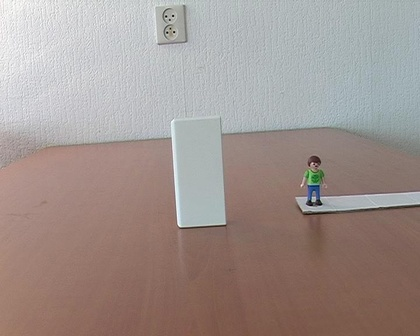
%> input picture Lab3/person_toy/00000001.jpg, 420 x 336 px, shrunk from 720 x 576 before the run
$ octave demo_copy.m   (GNU Octave 9; MATLAB toolbox functions it lacks are replaced by stand-ins)
%> lines starting %> are read from the running program, lines starting %| are printed output that depends on the picture; in (x1, y1, x2, y2) boxes, pixels count from 0 and x2, y2 are one past the last pixel; in counts of white or black regions, pixels touching at a corner belong together; the program's own positions count from 1
### Lab3/harris_corner_detector.m
function [corners] = harris_corner_detector(img_path, blur_level, threshold, rotate, strength)
%> called with img_path = 'person_toy/00000001.jpg', blur_level = 3, threshold = 143, rotate = 0, strength = 3
% imgRGB = imread("pingpong/0000.jpeg");
imgRGB = imread(img_path);
%> imgRGB is the input picture: size 336x420x3 uint8; mean R, G, B 160.2, 147.3, 142.8
imgRGB = imrotate(imgRGB,rotate);

img = im2double(imgRGB);

img = imgaussfilt(img,blur_level);

img = rgb2gray(img);
%> img: size 336x420 double

corners = [];
% Calculate the direction both directions.

Ix = edge(img,'sobel','vertical');
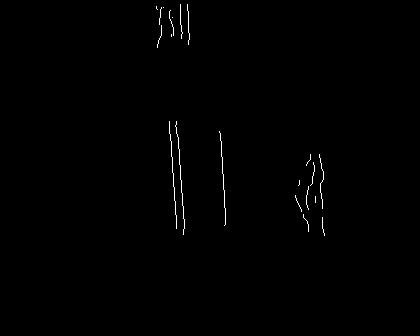
%> Ix: size 336x420 logical; 0.46% white in thin lines or dots, all inside (x1, y1, x2, y2) = (156, 4, 325, 236)

Ix = Ix.*5;

Iy = edge(img,'sobel','horizontal');
%> Iy: size 336x420 logical; 0.6% white in thin lines or dots, all inside (x1, y1, x2, y2) = (4, 5, 420, 227)

Iy = Iy.*5;

figure
subplot(2,2,1);
imshow(Ix);
title('Image derivatives Ix');

subplot(2,2,2);
imshow(Iy);
title('Image derivatives Iy');

G = fspecial('gaussian').*strength;
[Gx,Gy] = gradient(G);

% Aplify the gradient to get more signal
A =  conv2(Ix.^ 2, Gx,'same' );  % x_gradient.^2;
C =  conv2(Iy.^ 2, Gy,'same' );  % x_gradient.*y_gradient;
B =  conv2(Ix.* Iy ,G, 'same');

% Compute the sum of products ie smoothing

H = (A.*C - B.^2) - 0.04*((A+C).^2);

% Check for the Non-max suppression.

[row, column] = size(H);
%> row = 336; column = 420

% Plot fighures


subplot(2,2,[3,4]);
imshow(imgRGB);
title('Original image and detected corners');
hold on
for x = 3:row-2
    for y= 3:column-2
        % Appy Non-maximum suppression with 24 neighbours(5*5 window) around each pixel.
        if H(x,y)>0
            point1 = H(x-1,y-1);
            point2 = H(x,y-1);
            point3 = H(x+1,y-1);
            point4 = H(x-1,y);
            point5 = H(x+1,y);
            point6 = H(x-1,y+1);
            point7 = H(x,y+1);
            point8 = H(x+1,y+1);
            point9 = H(x-2,y-2);
            point10 = H(x-2,y-1);
            point11 = H(x-2,y);
            point12 = H(x-2,y+1);
            point13 = H(x-2,y+2);
            point14 = H(x-1,y-2);
            point15 = H(x-1,y+2);
            point16 = H(x,y+2);
            point17 = H(x,y-2);
            point18 = H(x+1,y+2);
            point19 = H(x+1,y-2);
            point20 = H(x+2,y-2);
            point21 = H(x+2,y-1);
            point22 = H(x+2,y);
            point23 = H(x+2,y+1);
            point24 = H(x+2,y+2);
            negibours =[point1,point2,point3,point4,point5,point6,point7,point8,point9,point10,point11,point12,point13,point14,point15,point16,point17,point18,point19,point20,point21,point22,point23,point24];
            if(H(x,y)<=max(negibours))
                H(x,y) = 0;
            end
            % Check fo the threshold.
            if(H(x,y)<threshold)
                H(x,y) = 0;
            else
                corners = [corners; [x y]];
                r = 10;
                th = 0:pi/100:2*pi;
                yunit = r * cos(th) + x;
                xunit = r * sin(th) + y;
                plot(xunit, yunit, 'LineWidth',1.5);
            end
        else
            H(x,y) = 0;
        end
    end
end
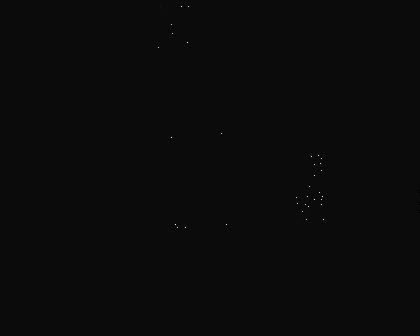
%> H: size 336x420 double; min -104.2, max 2187.2, mean 0.5; drawn with min black and max white
%> after the loop, corners = 39 rows, first 12: [7 161; 7 182; 7 189; 10 163; 25 172; 34 173; 43 188; 48 159; 134 222; 138 172; 156 319; 157 312]; negibours = 24 values, max 0 at index 1, min -104.2 at index 7, mean -19.23; point1 = 0; point10 = 0; point11 = 0; point12 = 0; point13 = 0; point14 = 0; point15 = 0; point16 = -104.2; point17 = 0; point18 = 0; point19 = -83.18; point2 = 0; point20 = -1.18; point21 = -83.18; point22 = -1.18; point23 = 0; point24 = 0; point3 = -1.18; point4 = 0; point5 = -83.18; point6 = 0
hold off

### Lab3/demo_copy.m
% First Harris Corner Detector Demo: The person_toy image.
imagePath1 = "person_toy/00000001.jpg";
blur_level1 = 3;
threshold1 = 143;
rotate1 = 0;
strength1 = 3;
harris_corner_detector(imagePath1, blur_level1, threshold1, rotate1, strength1);
rotate1 = 90;
threshold1 = 1;
harris_corner_detector(imagePath1, blur_level1, threshold1, rotate1, strength1);
%> call 2 of harris_corner_detector, with img_path = 'person_toy/00000001.jpg', blur_level = 3, threshold = 1, rotate = 90, strength = 3
%> in harris_corner_detector (call 2), `Ix = edge(img,'sobel','vertical');`: Ix: size 420x336 logical; 0.6% white in thin lines or dots, all inside (x1, y1, x2, y2) = (5, 0, 227, 416)
%> in harris_corner_detector (call 2), `Iy = edge(img,'sobel','horizontal');`: Iy: size 420x336 logical; 0.46% white in thin lines or dots, all inside (x1, y1, x2, y2) = (4, 95, 236, 264)
%> after the loop in harris_corner_detector (call 2), `for x = 3:row-2`:
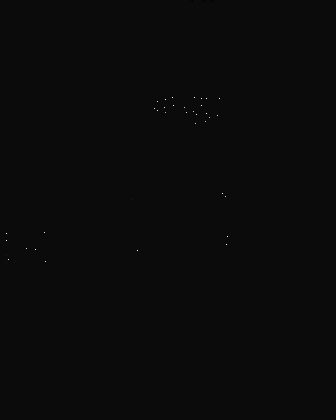
%> H: size 420x336 double; min -104.2, max 2187.2, mean 0.5; mean of the top-left, top-right, bottom-left and bottom-right quarters 0.3, 1, 0.5, 0.1; drawn with min black and max white
%> after the loop in harris_corner_detector (call 2), `for x = 3:row-2`: corners = 37 rows, first 12: [98 173; 98 195; 99 202; 99 207; 99 220; 100 166; 102 158; 106 174; 106 202; 108 165; 108 185; 109 155]; negibours = 24 values, max 0 at index 1, min -312.4 at index 16, mean -28.73; point16 = -312.4; point18 = -1.18; point19 = 0; point21 = -1.18; point22 = -83.18; point23 = -104.2; point24 = -83.18; point3 = 0

imagePath2 = "pingpong/0000.jpeg";
blur_level2 = 1.7;
threshold2 = 10;
rotate2 = 0;
strength2 = 1;
harris_corner_detector(imagePath2, blur_level2, threshold2, rotate2, strength2);
%> call 3 of harris_corner_detector, with img_path = 'pingpong/0000.jpeg', blur_level = 1.7, threshold = 10, rotate = 0, strength = 1
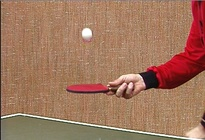
%> input picture Lab3/pingpong/0000.jpeg, 205 x 140 px, shrunk from 352 x 240 before the run
%> in harris_corner_detector, imgRGB is the input picture: size 140x205x3 uint8; mean R, G, B 160.4, 117.6, 93.3
%> in harris_corner_detector (call 3), `Ix = edge(img,'sobel','vertical');`: Ix: size 140x205 logical; 1.4% white in thin lines or dots
%> in harris_corner_detector (call 3), `Ix = Ix.*5;`: Ix: size 140x205 double; values 0 (black) and 5 (white), 1.4% white in thin lines or dots
%> in harris_corner_detector (call 3), `Iy = edge(img,'sobel','horizontal');`:
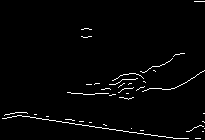
%> Iy: size 140x205 logical; 2.1% white in thin lines or dots
%> in harris_corner_detector (call 3), `Iy = Iy.*5;`: Iy: size 140x205 double; values 0 (black) and 5 (white), 2.1% white in thin lines or dots
%> after the loop in harris_corner_detector (call 3), `for x = 3:row-2`:
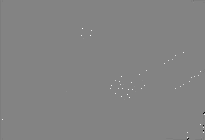
%> H: size 140x205 double; min -258.8, max 243, mean 0.2; drawn with min black and max white
%> after the loop in harris_corner_detector (call 3), `for x = 3:row-2`: corners = 49 rows, first 12: [3 194; 29 83; 31 92; 36 82; 36 91; 39 84; 53 184; 56 176; 60 173; 61 169; 64 165; 71 147]; negibours = 24 values, max 0 at index 1, min -34.71 at index 22, mean -4.06; point15 = -0.131; point16 = -9.24; point18 = -11.58; point21 = -9.24; point22 = -34.71; point23 = 0; point24 = -9.24; point5 = -11.58
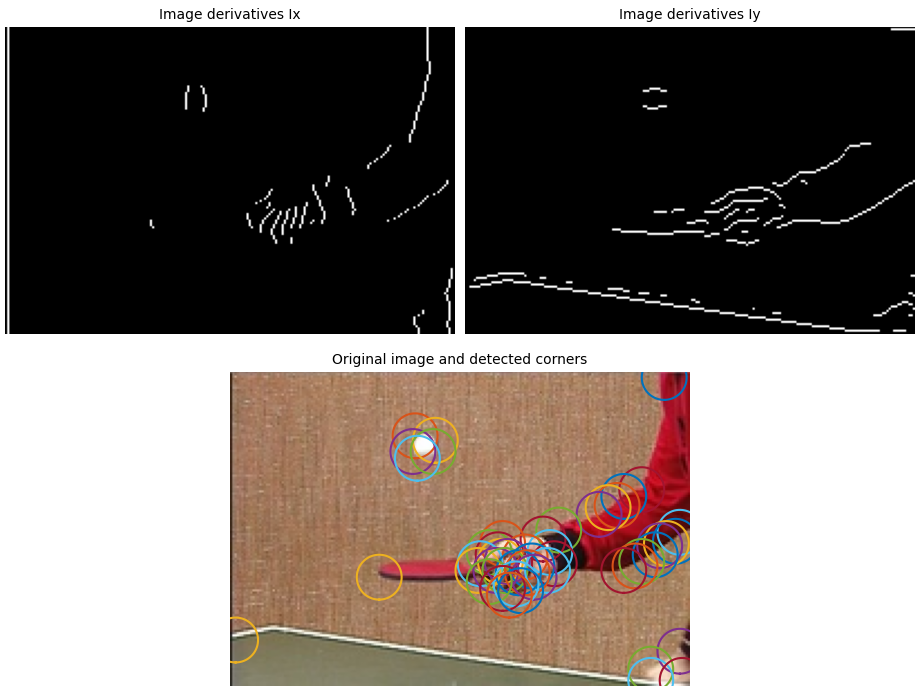
%> figure redrawn from the program's plot data, 3 panels
